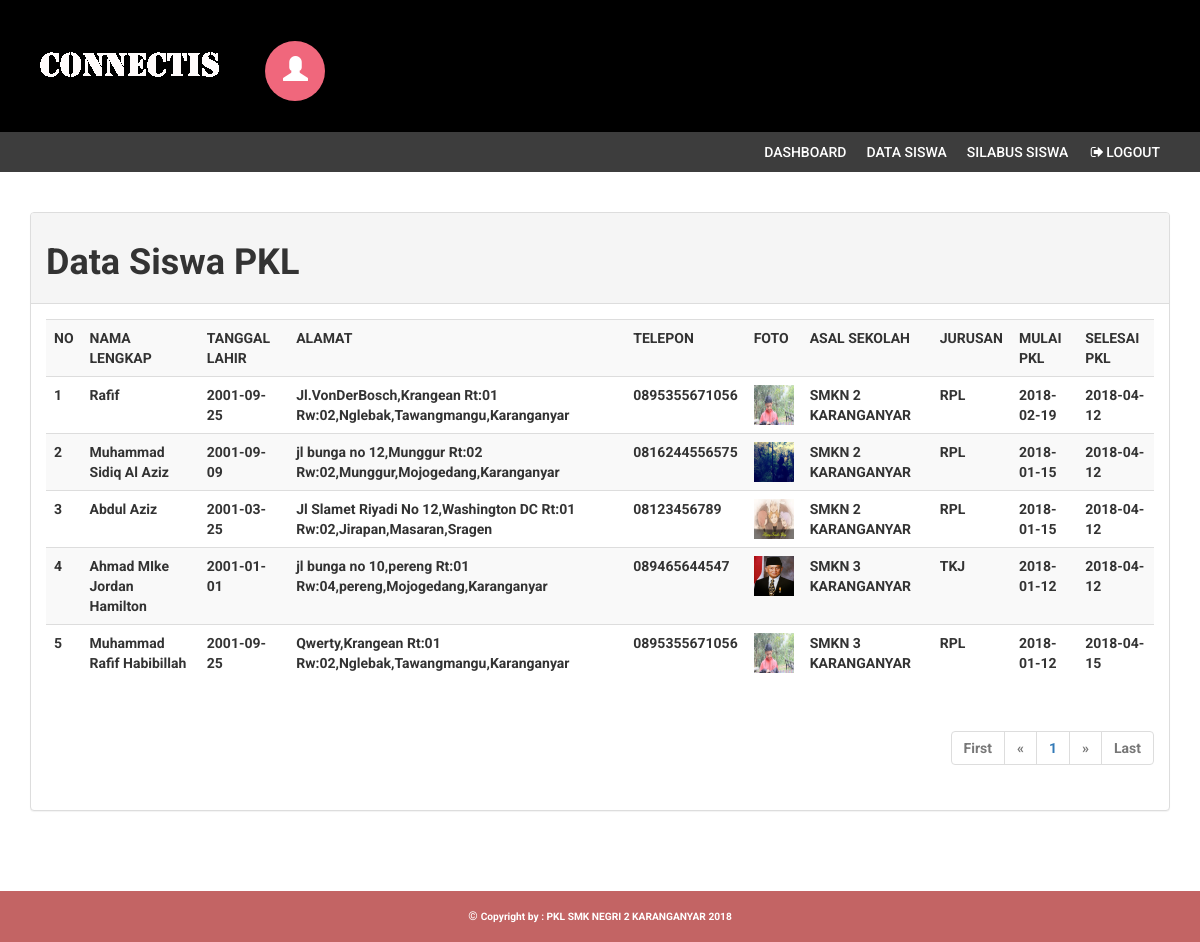
Screenshot of /view/index2.php?web=tabel2.php with the database file from the repository.
### tables this page shows
CREATE TABLE `pkl` (
  `id` char(10) NOT NULL,
  `nama_lengkap` varchar(50) NOT NULL,
  `tempat_lahir` varchar(50) NOT NULL,
  `tanggal_lahir` date NOT NULL,
  `jenis_kelamin` enum('laki-laki','perempuan','','') NOT NULL,
  `agama` varchar(10) NOT NULL,
  `alamat` varchar(100) NOT NULL,
  `email` varchar(50) NOT NULL,
  `telepon` varchar(20) NOT NULL,
  `wa` varchar(20) NOT NULL,
  `foto` blob NOT NULL,
  `asal_sekolah` varchar(50) NOT NULL,
  `jurusan` varchar(50) NOT NULL,
  `mulai_pkl` date NOT NULL,
  `selesai_pkl` date NOT NULL,
  `username` varchar(50) NOT NULL,
  `password` varchar(50) NOT NULL,
  `level` enum('siswa') NOT NULL
);

### view/tabel2.php (the view, shortened to what this page needs)
<?php
include ('koneksi.php');
?>
                    <div class="panel panel-default">
                        <div class="panel-heading">
                            <h1><b> Data Siswa PKL </b></h1>
                        </div>
                        <div class="panel-body">
                            <div class="table-responsive">
                                <table class="table table-striped">
                                        <tr><th>NO</th>
    <th>NAMA LENGKAP</th>
    <th>TANGGAL LAHIR</th>
    <th>ALAMAT</th>
    <th>TELEPON</th>
    <th>FOTO</th>
    <th>ASAL SEKOLAH</th>
    <th>JURUSAN</th>
    <th>MULAI PKL</th>
    <th>SELESAI PKL</th>
</tr>
                                        <?php
$batas = 5;
    $hal =(isset($_GET['hal']))? $_GET['hal'] : 1;
    if(empty($hal)) {
    $posisi = 0;
    $hal = 1;
    } else {
    $posisi = ($hal - 1) * $batas;
    }
$queri="SELECT * from pkl LIMIT $posisi,$batas";
$hasil = mysqli_query ($koneksi,$queri);
$no = $posisi + 1;
?>
  <?php while ($data= MySQLi_fetch_array ($hasil)){
    $alamat=$data['alamat'];
$pisah=explode("#",$alamat);?>
        <tr><td><?php echo $no++;?></td>
          <td><?php echo $data['nama_lengkap']; ?> </td>
            <td><?php echo $data['tanggal_lahir'];?> </td>
            <td><?php echo $pisah[0],',',$pisah[1],' Rt:',$pisah[2],' Rw:',$pisah[3],',',$pisah[4],',',$pisah[5],',',$pisah[6];?></td>
            <td><?php echo $data['telepon'];?> </td>
            <th><?php echo "<img src='../images/".$data['foto']."' width='40' height='40'>";?></th>
            <td><?php echo $data['asal_sekolah'];?></td>
            <td><?php echo $data['jurusan'];?></td>
            <td><?php echo $data['mulai_pkl'];?></td>
            <td><?php echo $data['selesai_pkl'];?></td>
        </tr>
                                <?php
}
?>
                            </table>
                            <div style="margin-top:10px; float:right;">
                         <div>
            <ul class="pagination">
                <?php
                $jml = mysqli_num_rows(mysqli_query($koneksi, "select * from pkl "));
                if($hal == 1){
                    ?>
                    <li class="disabled"><a href="#">First</a></li>
                    <li class="disabled"><a href="#">&laquo;</a></li>
                    <?php
                }else{
                    $link_prev = ($hal > 1)? $hal - 1 : 1;
                    ?>
                    <li><a href="?web=tabel2.php&hal=1">First</a></li>
                    <li><a href="?web=tabel2.php&hal=<?php echo $link_prev; ?>">&laquo;</a></li>
                <?php
                }
                ?>
                    <?php
                    $jml_hal = ceil($jml / $batas);
                    for($i=1; $i<=$jml_hal; $i++){
                        if($i != $hal){
                            echo "<li><a href='?web=tabel2.php&hal=$i'>$i</a></li>";
                        } else{
                            echo "<li><a href='?web=tabel2.php&hal=$i'>$i</a></li>";
                        }
                    }
                    ?>
                    <?php
                if($hal == $jml_hal){
                    ?>
                    <li class="disabled"><a href="#">&raquo;</a></li>
                    <li class="disabled"><a href="#">Last</a></li>
                    <?php
                }else{
                    $link_next = ($hal < $jml_hal)? $hal + 1 : $jml_hal;
                    ?>
                    <li><a href="?web=tabel2.php&hal=<?php echo $link_next; ?>">&raquo;</a></li>
                <li><a href="?web=tabel2.php&hal=<?php echo $jml_hal; ?>">Last</a></li>
                <?php
                }
                ?>
                </ul>
                </div>
                </div>
                            </div>
                        </div>
                    </div>

### config/css/style.css (style rules this page uses)
body { font-family: 'Roboto', sans-serif; line-height: 30px; }

### rows the page displays
pkl: nama_lengkap "Rafif", tanggal_lahir "2001-09-25", alamat "Jl.VonDerBosch", alamat "Krangean", alamat "01", alamat "02", alamat "Nglebak", alamat "Tawangmangu", alamat "Karanganyar", telepon "0895355671056", foto (picture), asal_sekolah "SMKN 2 KARANGANYAR", jurusan "RPL", mulai_pkl "2018-02-19", selesai_pkl "2018-04-12"
pkl: nama_lengkap "Muhammad Sidiq Al Aziz", tanggal_lahir "2001-09-09", alamat "jl bunga no 12", alamat "Munggur", alamat "02", alamat "Mojogedang", alamat "Karanganyar", telepon "0816244556575", foto (picture), asal_sekolah "SMKN 2 KARANGANYAR", jurusan "RPL", mulai_pkl "2018-01-15", selesai_pkl "2018-04-12"
pkl: nama_lengkap "Abdul Aziz", tanggal_lahir "2001-03-25", alamat "Jl Slamet Riyadi No 12", alamat "Washington DC", alamat "01", alamat "02", alamat "Jirapan", alamat "Masaran", alamat "Sragen", telepon "08123456789", foto (picture), asal_sekolah "SMKN 2 KARANGANYAR", jurusan "RPL", mulai_pkl "2018-01-15", selesai_pkl "2018-04-12"
pkl: nama_lengkap "Ahmad MIke Jordan Hamilton", tanggal_lahir "2001-01-01", alamat "jl bunga no 10", alamat "pereng", alamat "01", alamat "04", alamat "Mojogedang", alamat "Karanganyar", telepon "089465644547", foto (picture), asal_sekolah "SMKN 3 KARANGANYAR", jurusan "TKJ", mulai_pkl "2018-01-12", selesai_pkl "2018-04-12"
pkl: nama_lengkap "Muhammad Rafif Habibillah", tanggal_lahir "2001-09-25", alamat "Qwerty", alamat "Krangean", alamat "01", alamat "02", alamat "Nglebak", alamat "Tawangmangu", alamat "Karanganyar", telepon "0895355671056", foto (picture), asal_sekolah "SMKN 3 KARANGANYAR", jurusan "RPL", mulai_pkl "2018-01-12", selesai_pkl "2018-04-15"
